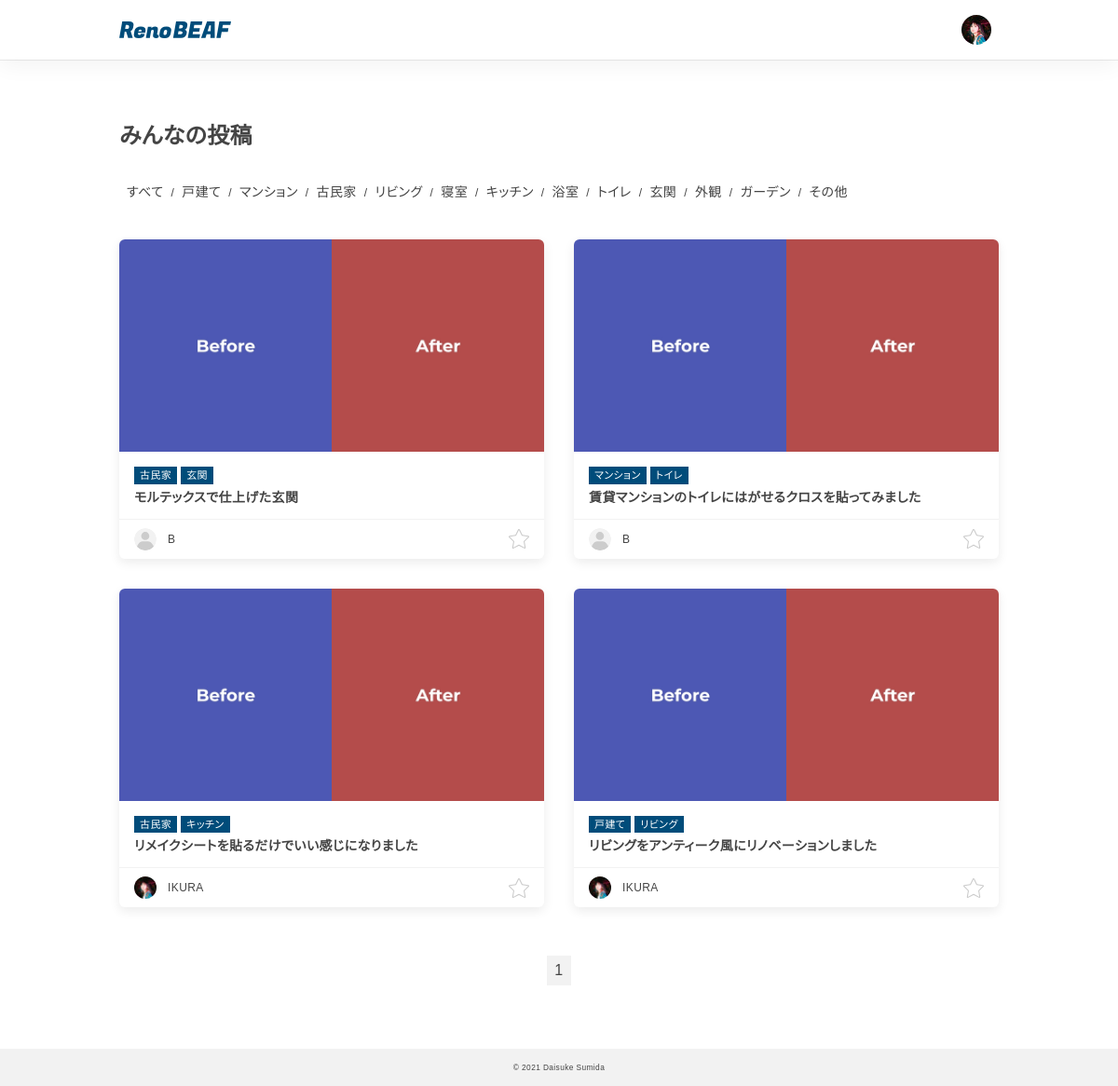
/diy_sns/home/ (signed in), run on an earlier commit of the app's database.
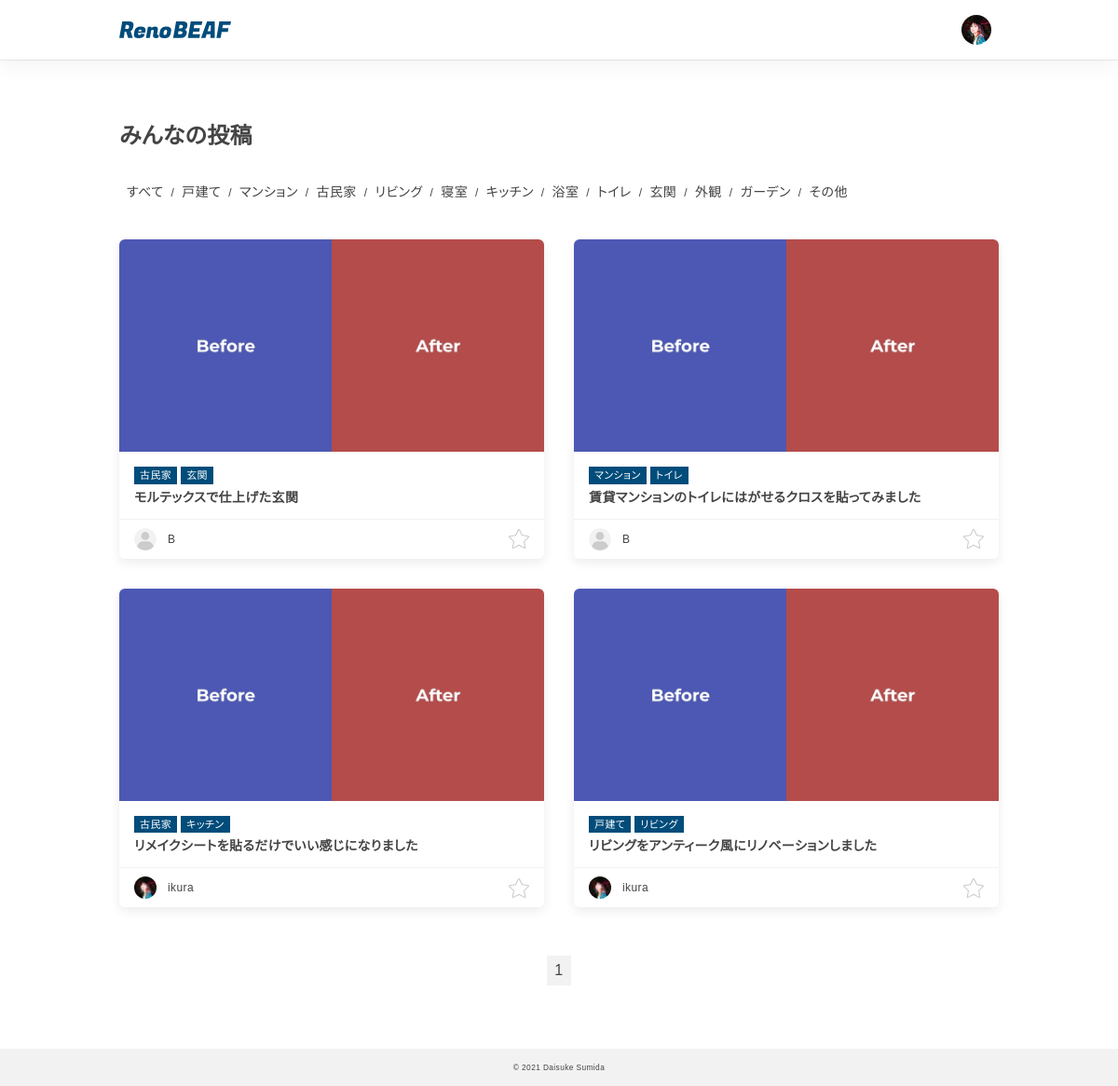
And on a later commit of the database.
### tables this page shows
CREATE TABLE `posts_table` (
  `id` int(11) NOT NULL,
  `user_id` int(11) NOT NULL,
  `image_before` varchar(128) DEFAULT NULL,
  `image_after` varchar(128) DEFAULT NULL,
  `title` varchar(128) NOT NULL,
  `body` text NOT NULL,
  `is_deleted` int(1) NOT NULL,
  `created_at` datetime NOT NULL,
  `updated_at` datetime NOT NULL
);

CREATE TABLE `users_table` (
  `id` int(11) NOT NULL,
  `name` varchar(128) NOT NULL,
  `email` varchar(255) NOT NULL,
  `password` varchar(128) NOT NULL,
  `image_profile` varchar(128) DEFAULT NULL,
  `description` text DEFAULT NULL,
  `is_admin` int(1) NOT NULL,
  `is_deleted` int(1) NOT NULL,
  `created_at` datetime NOT NULL,
  `updated_at` datetime NOT NULL
);

### diy_sns/home/index.php (the view, shortened to what this page needs)
<?php
$path = $_SERVER['DOCUMENT_ROOT'] . "/diy_sns";
include($path . "/common/functions.php");
$pdo = connect_to_db();
$cat_param = $_GET["category"];
$sql = 'SELECT * FROM categories_table';
$stmt = $pdo->prepare($sql);
try {
  $status = $stmt->execute();
} catch (PDOException $e) {
  echo json_encode(["sql error" => "{$e->getMessage()}"]);
  exit();
}
$result = $stmt->fetchAll(PDO::FETCH_ASSOC);
$output_sort = "";
$output_sort .= "<ul class='c-sortbycat'>";
$output_sort .= "
  <li><a href='/diy_sns/home/'>すべて</a></li>
";
foreach ($result as $record) {
  $output_sort .= "
    <li><a href='/diy_sns/home/?category={$record["id"]}'>{$record["name"]}</a></li>
  ";
}
$output_sort .= "</ul>";
if (!isset($cat_param)) {
  $sql = "SELECT posts_table.*, GROUP_CONCAT(categories_table.name SEPARATOR ',') AS category, users_table.name, users_table.image_profile FROM posts_table LEFT OUTER JOIN users_table ON posts_table.user_id = users_table.id LEFT OUTER JOIN post_category ON posts_table.id = post_category.post_id LEFT OUTER JOIN categories_table ON categories_table.id = post_category.category_id WHERE posts_table.is_deleted=0 GROUP BY posts_table.id ORDER BY posts_table.created_at DESC";
  $stmt = $pdo->prepare($sql);
}
try {
  $status = $stmt->execute();
} catch (PDOException $e) {
  echo json_encode(["sql error" => "{$e->getMessage()}"]);
  exit();
}
$result = $stmt->fetchAll(PDO::FETCH_ASSOC);
$result_number = count($result);
$max_page = ceil($result_number / MAX);
if (!isset($_GET['page'])) {
  $now = 1;
} else {
  $now = $_GET['page'];
}
$output_pagination = "";
$output_pagination .= "<div class='c-pagination'>";
for ($i = 1; $i <= $max_page; $i++) {
  if ($i == $now) {
    $output_pagination .= "<span class='current'>{$now}</span>";
  }
}
$output_pagination .= "</div>";
$output_post = "";
if (!$result) {
  $output_post .= "
    <p>投稿はありませんでした</p>
    <p><a href='/diy_sns/home/'>みんなの投稿へ戻る</p>
  ";
} else {
  $output_post .= output_post_list($result);
}
?>
<?php include $path . "/common/header.php"; ?>
<main>
  <section class="section">
    <div class="wrapper">
      <h1>みんなの投稿</h1>
      <div class="post-sort">
        <?= $output_sort; ?>
      </div>
      <?= $output_post; ?>
      <div class="post-pagination">
        <?= $output_pagination; ?>
      </div>
    </div>
  </section>
</main>
<?php include $path . "/common/footer.php"; ?>

### diy_sns/common/functions.php (shortened to what this page needs)
<?php
function output_category($data)
{
  $category_list = "";
  if (!empty($data)) {
    $record_category = explode(",", $data);
    $category_list .= "<div class='c-category'>";
    foreach ($record_category as $val) {
      $category_list .= "
        <span>{$val}</span>
      ";
    }
    $category_list .= "</div>";
  } else {
    $category_list = "";
  }
  return $category_list;
}
function output_image_profile($data)
{
  $output_image_profile = "";
  if ($data == NULL) {
    $output_image_profile .= "
      <img src='/diy_sns/img/no_icon.svg'>
    ";
  } else {
    $output_image_profile .= "
      <img src='/diy_sns{$data}'>
    ";
  }
  return $output_image_profile;
}
function output_post_list($data)
{
  $output_post_list = "";
  $output_post_list .= "<ul class='p-list'>";
  foreach ($data as $record) {
    $category_list = output_category($record["category"]);
    $image_profile = output_image_profile($record["image_profile"]);
    $output_post_list .= "
      <li class='p-list__item'>
        <div class='p-list__item-inner'>
          <a class='p-list-thumb' href='/diy_sns/home/single.php?post_id={$record["id"]}'>
            <div class='p-list-thumb__item'>
              <img src='/diy_sns{$record["image_before"]}' width='500' height='500'>
            </div>
            <div class='p-list-thumb__item'>
              <img src='/diy_sns{$record["image_after"]}' width='500' height='500'>
            </div>
          </a>
          <a class='p-list-text' href='/diy_sns/home/single.php?post_id={$record["id"]}'>
            {$category_list}
            <h3 class='p-list-text__title'>{$record["title"]}</h3>
          </a>
          <div class='p-list-meta'>
            <div class='p-list-meta__prof'>
              <a class='icon' href='#'>{$image_profile}</a>
              <a class='name' href='#'>{$record["name"]}</a>
            </div>
            <div class='p-list-meta__action'>
              <label class='c-fav'><input type='checkbox' value='fav'></label>
            </div>
          </div>
        </div>
      </li>
    ";
  }
  $output_post_list .= "</ul>";
  return $output_post_list;
}

What changed in the data, as far as the page shows it:
changed through a linked row, posts_table "リメイクシートを貼るだけでいい感じになりました": user.name "IKURA" → "ikura"
changed through a linked row, posts_table "リビングをアンティーク風にリノベーションしました": user.name "IKURA" → "ikura"
